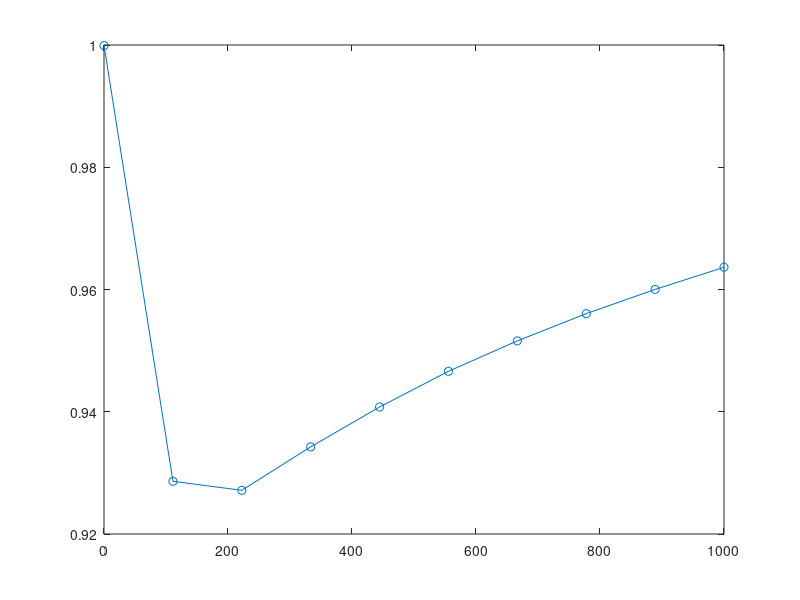
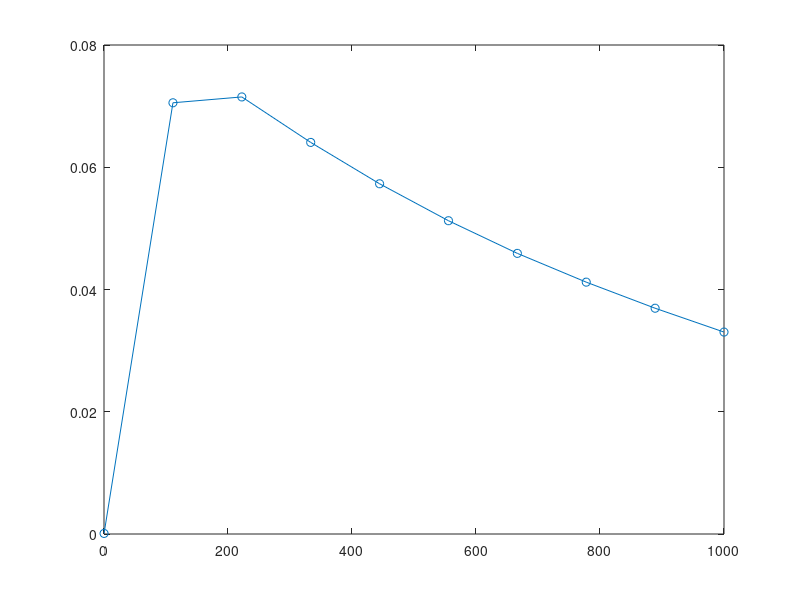
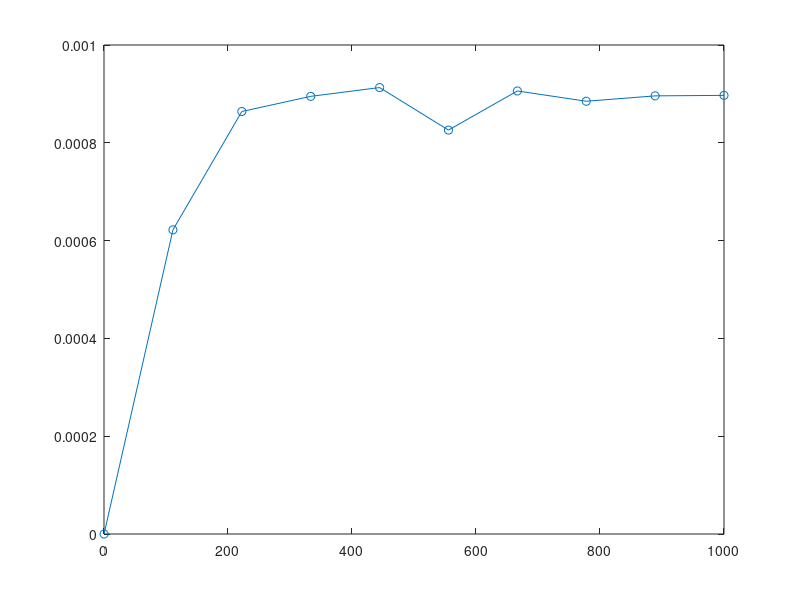
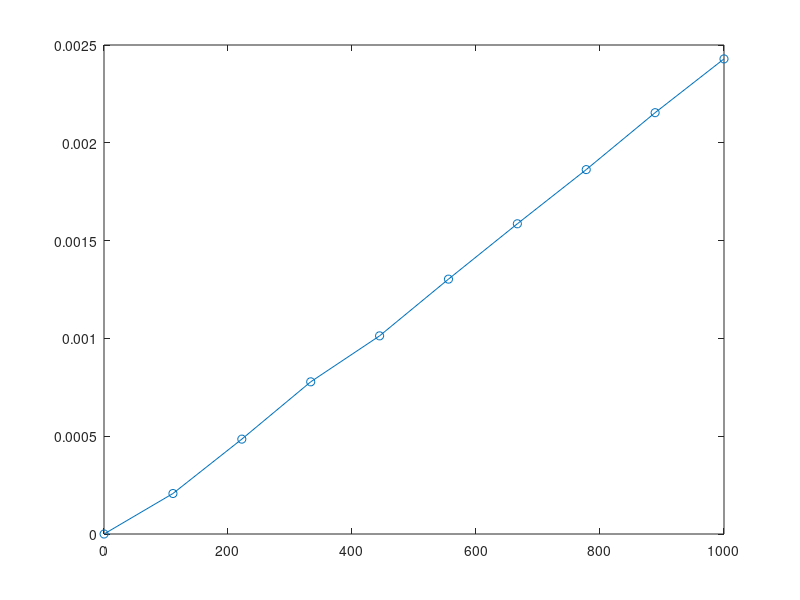

MATLAB code for these plots, in order: (Note: this script raises an error after producing the figures.)
% This is a test of the simulation algorithm for inhomogeneous semi-Markov process.
% Invere cdf based on interpolation is used to sample the holding time distribution.
% Benchmark: A four state system, where state transitions are caused by
% arrival of disruptive events, performance of safety barriers, and
% recovery time distributions.
%            State 0: Perfect
%            State 1: Dummy perfect state.
%            State 2: Performance degradation.
%            State 3: Total failure (absorption state).
% Last edit: 20200128 - Add comments.
%            20191223 - Created by ZZ
clear; clc;
addpath('./')
%% Parameter definition
% First arrival time of the disruptive event
lambda_D = 1e-3;
pd_disp = makedist('exponential','mu',1/lambda_D);
% Safety barriers
p_large = 1.6e-3; % Probability of large damage, leading to state 3
eta_s = 100; beta_s = 2;
pd_t_f_s = makedist('weibull','a',eta_s,'b',beta_s); % Time to failure distribution of the safety barrier
% Time to repair distribution
eta_r = 1; beta_r = 2;
pd_t_r = makedist('weibull','a',eta_r,'b',beta_r); 

% Simulation to calculate p(t) for each state, for 0<t<T_max
evaluation_horizon = 1e3;
t = linspace(.1,evaluation_horizon,10); % Evaluate time

ns = 1e6; % Sample size

%% Create benchmark
% p_t_ref = zeros(4,length(t)); % p(t): 4*1, each column corresponds to one state
% sample_path = cell(1,ns); % Store all the sample path up to evaluation_horizon.
% sample_jump_time = cell(1,ns); % Store all the jump times up to evaluation_horizon.
% 
% tic;
% for j = 1:ns
%     t_cur = 0; % Initial value of time
%     state = 0; % Start from working
%     
%     % Initialize
%     temp_sample_path = -1*ones(1,1000); % Vector for the sample path.
%     temp_sample_jump_time = -1*ones(1,1000); % Vector for the sample path.
%     
%     index = 1; % Intial value for the index of the states.
%     temp_sample_path(index) = 0; 
%     temp_sample_jump_time(index) = 0; 
%     
%     while 1
%         index = index + 1; % Next state.
%         switch state
%             case 0 % If current state is perfect state
%                 theta = pd_disp.random(); % Interarrival time
%                 t_next = t_cur + theta; % Calculate the event occurrence tiem
%                 if t_next > evaluation_horizon % Beyond evaluation horizon
%                     t_cur = evaluation_horizon;
%                     
%                     temp_sample_path(index) = state;
%                     temp_sample_jump_time(index) = t_cur;
%                     break;
%                 else
%                     t_cur = t_next;
%                     % Decide what is the next state
%                     is_large_damage = binornd(1,p_large);
%                     is_fail_sb = binornd(1,pd_t_f_s.cdf(t_cur));                     
%                     if is_large_damage == 1 % If large damage happens
%                         state = 3; % Absorption state
%                     else
%                         if is_fail_sb == 1 % If safety barrier fails
%                             state = 2; % Degradation state
%                         else % If safety barrier is OK
%                             state = 1; % Dummy state 0
%                         end
%                     end
%                                         
%                     temp_sample_path(index) = state;
%                     temp_sample_jump_time(index) = t_cur;
%                 end
%             case 1 % Dummy perfect state: it is equivalant to the perfect state
%                 theta = pd_disp.random(); % Interarrival time
%                 t_next = t_cur + theta; % Calculate the event occurrence tiem
%                 if t_next > evaluation_horizon % Beyond evaluation horizon
%                     t_cur = evaluation_horizon;                   
%                                         
%                     temp_sample_path(index) = state;
%                     temp_sample_jump_time(index) = t_cur;
%                     break;
%                 else
%                     t_cur = t_next;
%                     % Decide what is the next state
%                     is_large_damage = binornd(1,p_large);
%                     is_fail_sb = binornd(1,pd_t_f_s.cdf(t_cur));                     
%                     if is_large_damage == 1 % If large damage happens
%                         state = 3; % Absorption state
%                     else
%                         if is_fail_sb == 1 % If safety barrier fails
%                             state = 2; % Degradation state
%                         else % If safety barrier is OK
%                             state = 0; % Dummy state 0
%                         end
%                     end                    
%                                         
%                     temp_sample_path(index) = state;
%                     temp_sample_jump_time(index) = t_cur;
%                 end
%             case 2
%                 theta_d = pd_disp.random(); % The next degradation time
%                 theta_r = pd_t_r.random(); % The next recovery time
%                 if theta_d < theta_r % If next transition is degradation
%                     theta = theta_d;
%                     t_next = t_cur + theta; % Calculate the event occurrence tiem
%                     if t_next > evaluation_horizon % Beyond evaluation horizon
%                         t_cur = evaluation_horizon;                                               
%                                             
%                         temp_sample_path(index) = state;
%                         temp_sample_jump_time(index) = t_cur;
%                         break;
%                     else
%                         t_cur = t_next;
%                         state = 3;                        
%                                             
%                         temp_sample_path(index) = state;
%                         temp_sample_jump_time(index) = t_cur;
%                     end
%                 else % If next state is recovery
%                     theta = theta_r;
%                     t_next = t_cur + theta; % Calculate the event occurrence tiem
%                     if t_next > evaluation_horizon % Beyond evaluation horizon
%                         t_cur = evaluation_horizon;                      
%                                             
%                         temp_sample_path(index) = state;
%                         temp_sample_jump_time(index) = t_cur;
%                         break;
%                     else
%                         t_cur = t_next;
%                         state = 0;
%                                             
%                         temp_sample_path(index) = state;
%                         temp_sample_jump_time(index) = t_cur;
%                     end
%                 end
%             case 3
%                 t_cur = evaluation_horizon;                             
% 
%                 temp_sample_path(index) = state;
%                 temp_sample_jump_time(index) = t_cur;
%                 break;                    
%             otherwise
%                 error('Undefined state!')
%         end            
%     end
%     
%     temp_sample_path = temp_sample_path(1:index);
%     temp_sample_jump_time = temp_sample_jump_time(1:index);
%     sample_path{j} = temp_sample_path;
%     sample_jump_time{j} = temp_sample_jump_time;
% end

% %% Post processing.
% for i = 1:length(t)
%     tt = t(i);
%     count = zeros(1,4);
%     for j = 1:ns
%         temp_sample_path = sample_path{j};
%         temp_sample_jump_time = sample_jump_time{j};
%         
%         index = find(temp_sample_jump_time<tt,1,'last');
%         count(temp_sample_path(index)+1) = count(temp_sample_path(index)+1) + 1;        
%     end
%     p_t_ref(:,i) = transpose(count/ns);
% end
% 
% elapsed_time_1 = toc;

load('result_ref.mat');

% Display results
h_p_1 = figure();
plot(t,p_t_ref(1,:),'-o')
hold on
h_p_2 = figure();
plot(t,p_t_ref(2,:),'-o')
hold on
h_p_3 = figure();
plot(t,p_t_ref(3,:),'-o')
hold on
h_p_4 = figure();
plot(t,p_t_ref(4,:),'-o')
hold on

%% Simulate using holding time distribution and embedded chain. Sampling with rejection method.
load('inv_cdf.mat','inv_cdf_f_02', 'inv_cdf_f_20');
% Define the embedded chain and the holding time dist.
pi_0 = [1,0,0,0]; % Initial distribution

% Elements in the transition probability matrix
p_01 = @(tau) (-0.887024E-1).*exp(1).^((1/1000).*tau).*...
    ((-0.1E1)+erf((1/100).*(5+tau)));
p_02 = @(tau) 0.9984E0+0.887024E-1.*exp(1).^((1/1000).*tau).*((-0.1E1)+...
    erf(0.5E-1+ 0.1E-1.*tau));
% p_03 = @(tau) .16e-2*ones(size(tau));
p_03 = @(tau) 1 - p_01(tau) - p_02(tau);
p_10 = p_01;
p_12 = p_02;
p_13 = p_03;
p_20 = @(tau) .999114*ones(size(tau));
p_23 = @(tau) 1 - p_20(tau);

% Handles to the transition probability matrix for each state: Returns a
% n_t*4 matrix, where each row is the transition probability vector
% p_{i,j}, j = 0,1,2,3, and the column represents the current time tau.
cal_p_tr_0 = @(tau) [zeros(size(tau)), p_01(tau), p_02(tau), p_03(tau)];
cal_p_tr_1 = @(tau) [p_01(tau), zeros(size(tau)), p_02(tau), p_03(tau)];
cal_p_tr_2 = @(tau) [p_20(tau), zeros(size(tau)), zeros(size(tau)), p_23(tau)];
cal_p_tr_3 = @(tau) [zeros(size(tau)), zeros(size(tau)),...
    zeros(size(tau)), ones(size(tau))];
cal_p = {cal_p_tr_0, cal_p_tr_1, cal_p_tr_2, cal_p_tr_3};

% Random number generator of the holding times.
rnd_theta_02 = @(tau) rnd_theta_02_cal(tau,inv_cdf_f_02,evaluation_horizon);
rnd_theta_20 = @(tau) rnd_theta_20_cal(tau,inv_cdf_f_20,evaluation_horizon);

handle_zero = @(tau) zeros(size(tau));
rnd_matrix_theta = {handle_zero, @rnd_theta_01, rnd_theta_02, @rnd_theta_03;...
    @rnd_theta_01, handle_zero, rnd_theta_02, @rnd_theta_03;...
    rnd_theta_20, handle_zero, handle_zero, @rnd_theta_23;...
    handle_zero, handle_zero, handle_zero,handle_zero};

% Calculate the same probability distribution
fprintf('\n Embedded chain approach\n')
n_state = 4;
p_t_int = zeros(n_state,length(t)); % p(t): 4*1, each column corresponds to one state
max_n_jump = -1; % The maximum number of jumps considered.

tic;
% y and tau are matrix with dimension ns*(n_jump+1).
% Row of y represents the state after each jump, from 0 (initial values) to n_jump.
% Row of tau represents the occurrence time after each jump.
[y, tau] = simulate_semi_nhsmp_embedded(ns, max_n_jump, evaluation_horizon, ...
    pi_0, cal_p, rnd_matrix_theta);
y_transpose = y';

% Post-processing: Get the probability for each time epoch.
for i = 1:length(t)
    tt = t(i);
    
    % The last element in each row, where tau<tt
    offset_y = findfirst(tau<tt, 2, 1, 'last');
    loc_y = transpose(0:ns-1)*size(y,2) + offset_y;    
    
    % Get state at tt
    y_tt = y_transpose(loc_y);
    
    % Count numbers at each state and calculate the probability.
    bin_edge = 1:n_state+1;
    p_t_int(:,i) = transpose(histcounts(y_tt, bin_edge))/ns;
end

elapsed_time_2 = toc;

% Display results
figure(h_p_1);
plot(t,p_t_int(1,:),'-dr')
figure(h_p_2);
plot(t,p_t_int(2,:),'-dr')
figure(h_p_3);
plot(t,p_t_int(3,:),'-dr')
figure(h_p_4);
plot(t,p_t_int(4,:),'-dr')

fprintf('The elapsed time for 1 is %f seconds\n',elapsed_time_1);
fprintf('The elapsed time for 2 is %f seconds\n',elapsed_time_2); 